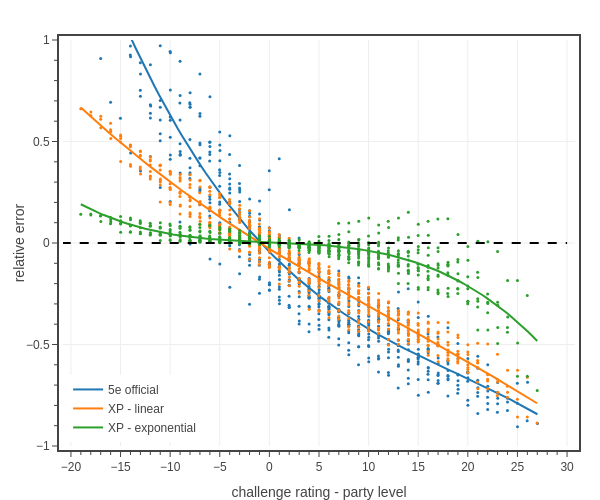

Write notebook code for a chart like this one.
### Code cell
# Fig. ?: plots XP relative error vs level for encounter with a single monster
import pandas as pd

# pc stats
classes = list(PC_CLASSES.keys())
pc_data_file = f'../../_classes/xp-and-player-characters/pc data - Medium 2 short rests.json'
dfP = load_pc_data(pc_data_file, ['class','level','hit points mean','hit points multiplier','damage per round mean','attack bonus','armor class'])
dfP['adj hit points mean'] = dfP['hit points mean']*dfP['hit points multiplier']
dfP = dfP.rename({'adj hit points mean': 'adj HP', 'damage per round mean': 'adj DPR', 'attack bonus': 'adj AB', 'armor class': 'adj AC'}, axis=1)
xp_values = 0.5*np.array(ENCOUNTER_DIFFICULTIES['Daily']['XP'])
dfP['Encounter XP'] = dfP.apply(lambda row: xp_values[row['level']-1], axis=1)
dfP = dfP[dfP['class'].isin(classes)]
dfP = dfP[['level','adj HP','adj DPR','adj AC','adj AB','Encounter XP']].groupby(['level']).mean()

# monster stats
dfM = pd.read_csv('../../assets/data/monsters.csv')
dfM = dfM[dfM['CR'].between(1, 28)]
dfM.sort_values(by='CR', inplace=True)
dfM = dfM[['CR','HP','adj HP','AC','adj AC','adj DPR','adj AB','XP']].groupby(['CR']).mean()

# create figure
fig = go.Figure()

colors = iter(COLORS)

########################################################################################
name = f'5e official'
levels = dfP.index.tolist()
rcrs = np.linspace(-28,28,57)
x_all = []
y_all = []
text = []
for lvl in levels:
    for rcr in rcrs:
        cr = rcr+lvl
        if (cr > 0) and (cr <=28):
            dxp = calc_xp_ratio(dfP, dfM, 4*[lvl], cr)
            ddmg = calc_damage_ratio(dfP, dfM, 4*[lvl], cr)
            accuracy = (dxp - ddmg)/ddmg
            x_all.append(rcr)
            y_all.append(accuracy)
            text.append(
                f'<b>{name}</b><br>'+
                f'accuracy: {accuracy:.2f}<br>'+
                f'CR - level: {rcr:.0f}<br>'+
                f'CR: {cr:.0f}<br>'+
                f'level: {lvl:.0f}')

dfA = pd.DataFrame({'rel CR': tfb.jitter(x_all, 0.01), 'accuracy': y_all, 'text': text})
#dfA = dfA[dfA['accuracy'].gt(0)]
dfA.sort_values(by='rel CR', inplace=True)

smooth_factor = 1.e8
fig = tfb.plot_data_and_spline(fig, 
    x=dfA['rel CR'], 
    y=dfA['accuracy'],
    smooth_factor=smooth_factor, 
    name=name,
    legendgroup=name,
    line=dict(color=next(colors), dash='solid', width=2),
    marker_size=3,
    hovertext=dfA['text'],
    hoverinfo='text',
)

########################################################################################
name = f'XP - linear'
xp_method = 'linear'
dfP['Encounter eXP']  = dfP.apply(lambda row: estats5e.effXP(row['adj HP'], row['adj AC'], row['adj DPR'], row['adj AB'], method=xp_method, ctype='PC'), axis=1)
dfM['eXP']  = dfM.apply(lambda row: estats5e.effXP(row['adj HP'], row['adj AC'], row['adj DPR'], row['adj AB'], method=xp_method, ctype='NPC'), axis=1)

levels = dfP.index.tolist()
rcrs = np.linspace(-28,28,57)
x_all = []
y_all = []
text = []
for lvl in levels:
    for rcr in rcrs:
        cr = rcr+lvl
        if (cr > 0) and (cr <=28):
            dxp = calc_exp_ratio(dfP, dfM, 4*[lvl], cr)
            ddmg = calc_damage_ratio(dfP, dfM, 4*[lvl], cr)
            accuracy = (dxp - ddmg)/ddmg
            x_all.append(rcr)
            y_all.append(accuracy)
            text.append(
                f'<b>{name}</b><br>'+
                f'accuracy: {accuracy:.2f}<br>'+
                f'CR - level: {rcr:.0f}<br>'+
                f'CR: {cr:.0f}<br>'+
                f'level: {lvl:.0f}')

dfA = pd.DataFrame({'rel CR': tfb.jitter(x_all, 0.01), 'accuracy': y_all, 'text': text})
#dfA = dfA[dfA['accuracy'].gt(0)]
dfA.sort_values(by='rel CR', inplace=True)

smooth_factor = 1.e8
fig = tfb.plot_data_and_spline(fig, 
    x=dfA['rel CR'], 
    y=dfA['accuracy'],
    smooth_factor=smooth_factor, 
    name=name,
    legendgroup=name,
    line=dict(color=next(colors), dash='solid', width=2),
    marker_size=3,
    hovertext=dfA['text'],
    hoverinfo='text',
)

########################################################################################
name = f'XP - exponential'
xp_method = 'exp'
dfP['Encounter eXP']  = dfP.apply(lambda row: estats5e.effXP(row['adj HP'], row['adj AC'], row['adj DPR'], row['adj AB'], method=xp_method, ctype='PC'), axis=1)
dfM['eXP']  = dfM.apply(lambda row: estats5e.effXP(row['adj HP'], row['adj AC'], row['adj DPR'], row['adj AB'], method=xp_method, ctype='NPC'), axis=1)

levels = dfP.index.tolist()
rcrs = np.linspace(-28,28,57)
x_all = []
y_all = []
text = []
for lvl in levels:
    for rcr in rcrs:
        cr = rcr+lvl
        if (cr > 0) and (cr <=28):
            dxp = calc_exp_ratio(dfP, dfM, 4*[lvl], cr)
            ddmg = calc_damage_ratio(dfP, dfM, 4*[lvl], cr)
            accuracy = (dxp - ddmg)/ddmg
            x_all.append(rcr)
            y_all.append(accuracy)
            text.append(
                f'<b>{name}</b><br>'+
                f'accuracy: {accuracy:.2f}<br>'+
                f'CR - level: {rcr:.0f}<br>'+
                f'CR: {cr:.0f}<br>'+
                f'level: {lvl:.0f}')

dfA = pd.DataFrame({'rel CR': tfb.jitter(x_all, 0.01), 'accuracy': y_all, 'text': text})
#dfA = dfA[dfA['accuracy'].gt(0)]
dfA.sort_values(by='rel CR', inplace=True)

smooth_factor = 1.e8
fig = tfb.plot_data_and_spline(fig, 
    x=dfA['rel CR'], 
    y=dfA['accuracy'],
    smooth_factor=smooth_factor, 
    name=name,
    legendgroup=name,
    line=dict(color=next(colors), dash='solid', width=2),
    marker_size=3,
    hovertext=dfA['text'],
    hoverinfo='text',
)

fig.add_scatter(
    x=[-30,30], 
    y=[0,0],
    mode='lines',
    showlegend=False,
    line=dict(color='black', dash='dash'),
    hoverinfo='skip',
)

# show figure
fig.update_layout(
    template=tfb.FIG_TEMPLATE,
    margin=dict(l=50, r=25, b=40, t=40, pad=4),
    font=dict(size=12),
    #title_text='2014 DMG (no accuracy scaling)',
    xaxis=dict(
        title_text='challenge rating - party level',
        automargin=True,
        range=[-20.8,30.8],
        tick0=0, dtick=5,
        minor=dict(tick0=0, dtick=1),
    ),
    yaxis=dict(
        title_text='relative error',
        automargin=True,
        range=[-1,1],
        tick0=0, dtick=0.5,
        minor=dict(tick0=0, dtick=0.1),
    ),
    legend=dict(
        yanchor='bottom',  y=0.01,
        xanchor='left', x=0.01,
    ),
    width=600,
    height=500,
)
fig.show(config=tfb.FIG_CONFIG)

# save figures
#if SAVEFIGS:
#    fig.update_layout(autosize=True, width=None, height=None)
#    tfb.save_fig_html(fig, format='large', name=f'./fig-xp-accuracy-vs-relative-cr-large', style='aspect-ratio:600/550', marker_size=3)
#    tfb.save_fig_html(fig, format='small', name=f'./fig-xp-accuracy-vs-relative-cr-small', style='aspect-ratio:600/550', marker_size=3)

### Figure 1 — Plotly figure (JSON) as saved in the notebook; plotly's stock layout.template omitted (floating-point values rounded to 4 significant figures; data arrays with more than 128 entries replaced by an {"elided": "..."} marker saying what was removed)
{"data": [{"hoverinfo": "text", "hovertext": {"elided": "560 str values"}, "legendgroup": "5e official", "line": {"color": "#1f77b4", "dash": "solid", "width": 2}, "marker": {"size": 3}, "mode": "markers", "name": "5e official", "showlegend": false, "type": "scatter", "x": {"elided": "560 float values"}, "y": {"elided": "560 float values"}}, {"hoverinfo": "skip", "hovertext": {"elided": "560 str values"}, "legendgroup": "5e official", "line": {"color": "#1f77b4", "dash": "solid", "width": 2}, "marker": {"size": 3}, "mode": "lines", "name": "5e official", "showlegend": true, "type": "scatter", "x": [-19.0, -18.54, -18.07, -17.61, -17.14, -16.68, -16.21, -15.75, -15.28, -14.82, -14.35, -13.89, -13.42, -12.96, -12.5, -12.03, -11.57, -11.1, -10.64, -10.17, -9.706, -9.241, -8.777, -8.312, -7.847, -7.382, -6.917, -6.453, -5.988, -5.523, -5.058, -4.593, -4.129, -3.664, -3.199, -2.734, -2.269, -1.805, -1.34, -0.8751, -0.4103, 0.05452, 0.5193, 0.9841, 1.449, 1.914, 2.379, 2.843, 3.308, 3.773, 4.238, 4.702, 5.167, 5.632, 6.097, 6.562, 7.026, 7.491, 7.956, 8.421, 8.886, 9.35, 9.815, 10.28, 10.74, 11.21, 11.67, 12.14, 12.6, 13.07, 13.53, 14.0, 14.46, 14.93, 15.39, 15.86, 16.32, 16.79, 17.25, 17.72, 18.18, 18.65, 19.11, 19.58, 20.04, 20.51, 20.97, 21.44, 21.9, 22.36, 22.83, 23.29, 23.76, 24.22, 24.69, 25.15, 25.62, 26.08, 26.55, 27.01], "y": [1.613, 1.552, 1.491, 1.432, 1.374, 1.318, 1.262, 1.208, 1.155, 1.103, 1.053, 1.003, 0.9543, 0.9068, 0.8604, 0.8151, 0.7708, 0.7275, 0.6852, 0.6439, 0.6035, 0.5642, 0.5258, 0.4883, 0.4517, 0.416, 0.3812, 0.3472, 0.3141, 0.2819, 0.2504, 0.2198, 0.1899, 0.1608, 0.1325, 0.1049, 0.07802, 0.05185, 0.02638, 0.001582, -0.02256, -0.04605, -0.06891, -0.09117, -0.1128, -0.1339, -0.1544, -0.1744, -0.1938, -0.2127, -0.2311, -0.249, -0.2664, -0.2834, -0.3, -0.3161, -0.3318, -0.3471, -0.3621, -0.3766, -0.3909, -0.4048, -0.4184, -0.4317, -0.4447, -0.4574, -0.4699, -0.4821, -0.4942, -0.506, -0.5176, -0.5291, -0.5404, -0.5516, -0.5626, -0.5735, -0.5844, -0.5951, -0.6058, -0.6165, -0.6271, -0.6377, -0.6483, -0.6589, -0.6695, -0.6802, -0.691, -0.7018, -0.7127, -0.7238, -0.7349, -0.7462, -0.7577, -0.7693, -0.7811, -0.7932, -0.8054, -0.8179, -0.8306, -0.8436]}, {"hoverinfo": "text", "hovertext": {"elided": "560 str values"}, "legendgroup": "XP - linear", "line": {"color": "#ff7f0e", "dash": "solid", "width": 2}, "marker": {"size": 3}, "mode": "markers", "name": "XP - linear", "showlegend": false, "type": "scatter", "x": {"elided": "560 float values"}, "y": {"elided": "560 float values"}}, {"hoverinfo": "skip", "hovertext": {"elided": "560 str values"}, "legendgroup": "XP - linear", "line": {"color": "#ff7f0e", "dash": "solid", "width": 2}, "marker": {"size": 3}, "mode": "lines", "name": "XP - linear", "showlegend": true, "type": "scatter", "x": [-19.01, -18.55, -18.08, -17.62, -17.15, -16.69, -16.22, -15.76, -15.29, -14.83, -14.36, -13.9, -13.44, -12.97, -12.51, -12.04, -11.58, -11.11, -10.65, -10.18, -9.72, -9.255, -8.79, -8.326, -7.861, -7.397, -6.932, -6.468, -6.003, -5.539, -5.074, -4.61, -4.145, -3.681, -3.216, -2.752, -2.287, -1.823, -1.358, -0.8936, -0.4291, 0.03543, 0.5, 0.9645, 1.429, 1.894, 2.358, 2.823, 3.287, 3.752, 4.216, 4.681, 5.145, 5.61, 6.074, 6.539, 7.003, 7.468, 7.932, 8.397, 8.861, 9.326, 9.79, 10.25, 10.72, 11.18, 11.65, 12.11, 12.58, 13.04, 13.51, 13.97, 14.44, 14.9, 15.36, 15.83, 16.29, 16.76, 17.22, 17.69, 18.15, 18.62, 19.08, 19.55, 20.01, 20.47, 20.94, 21.4, 21.87, 22.33, 22.8, 23.26, 23.73, 24.19, 24.66, 25.12, 25.58, 26.05, 26.51, 26.98], "y": [0.668, 0.647, 0.6263, 0.6058, 0.5856, 0.5656, 0.5458, 0.5262, 0.5069, 0.4877, 0.4688, 0.4501, 0.4317, 0.4134, 0.3953, 0.3774, 0.3597, 0.3422, 0.3249, 0.3078, 0.2909, 0.2741, 0.2575, 0.2411, 0.2248, 0.2087, 0.1928, 0.177, 0.1613, 0.1458, 0.1305, 0.1153, 0.1002, 0.08527, 0.07045, 0.05577, 0.0412, 0.02675, 0.01242, -0.001803, -0.01592, -0.02993, -0.04384, -0.05766, -0.07138, -0.08502, -0.09856, -0.112, -0.1254, -0.1387, -0.152, -0.1652, -0.1783, -0.1913, -0.2043, -0.2173, -0.2302, -0.243, -0.2558, -0.2686, -0.2813, -0.294, -0.3067, -0.3193, -0.332, -0.3446, -0.3572, -0.3698, -0.3824, -0.395, -0.4075, -0.4201, -0.4327, -0.4453, -0.458, -0.4706, -0.4833, -0.496, -0.5087, -0.5215, -0.5343, -0.5471, -0.56, -0.5729, -0.5859, -0.599, -0.6121, -0.6253, -0.6385, -0.6518, -0.6652, -0.6786, -0.6922, -0.7058, -0.7195, -0.7333, -0.7472, -0.7612, -0.7753, -0.7895]}, {"hoverinfo": "text", "hovertext": {"elided": "560 str values"}, "legendgroup": "XP - exponential", "line": {"color": "#2ca02c", "dash": "solid", "width": 2}, "marker": {"size": 3}, "mode": "markers", "name": "XP - exponential", "showlegend": false, "type": "scatter", "x": {"elided": "560 float values"}, "y": {"elided": "560 float values"}}, {"hoverinfo": "skip", "hovertext": {"elided": "560 str values"}, "legendgroup": "XP - exponential", "line": {"color": "#2ca02c", "dash": "solid", "width": 2}, "marker": {"size": 3}, "mode": "lines", "name": "XP - exponential", "showlegend": true, "type": "scatter", "x": [-19.01, -18.54, -18.08, -17.61, -17.15, -16.68, -16.22, -15.75, -15.29, -14.83, -14.36, -13.9, -13.43, -12.97, -12.5, -12.04, -11.57, -11.11, -10.64, -10.18, -9.714, -9.249, -8.785, -8.32, -7.855, -7.391, -6.926, -6.461, -5.997, -5.532, -5.067, -4.603, -4.138, -3.673, -3.209, -2.744, -2.279, -1.815, -1.35, -0.8854, -0.4207, 0.04396, 0.5086, 0.9733, 1.438, 1.903, 2.367, 2.832, 3.297, 3.761, 4.226, 4.691, 5.155, 5.62, 6.085, 6.549, 7.014, 7.479, 7.943, 8.408, 8.873, 9.337, 9.802, 10.27, 10.73, 11.2, 11.66, 12.13, 12.59, 13.05, 13.52, 13.98, 14.45, 14.91, 15.38, 15.84, 16.31, 16.77, 17.24, 17.7, 18.17, 18.63, 19.1, 19.56, 20.02, 20.49, 20.95, 21.42, 21.88, 22.35, 22.81, 23.28, 23.74, 24.21, 24.67, 25.14, 25.6, 26.07, 26.53, 27.0], "y": [0.1909, 0.1792, 0.1681, 0.1574, 0.1473, 0.1376, 0.1285, 0.1198, 0.1115, 0.1036, 0.09624, 0.08923, 0.08262, 0.0764, 0.07054, 0.06503, 0.05987, 0.05504, 0.05053, 0.04631, 0.04239, 0.03874, 0.03536, 0.03222, 0.02932, 0.02665, 0.02418, 0.02191, 0.01982, 0.01791, 0.01615, 0.01453, 0.01305, 0.01168, 0.01042, 0.009247, 0.008152, 0.007121, 0.006142, 0.005201, 0.004284, 0.003378, 0.002471, 0.001549, 0.0005982, -0.0003939, -0.001441, -0.002556, -0.003752, -0.005042, -0.00644, -0.007959, -0.009612, -0.01141, -0.01337, -0.01551, -0.01783, -0.02035, -0.02309, -0.02605, -0.02925, -0.03271, -0.03643, -0.04044, -0.04473, -0.04933, -0.05425, -0.05951, -0.0651, -0.07106, -0.07739, -0.08411, -0.09122, -0.09875, -0.1067, -0.1151, -0.1239, -0.1332, -0.143, -0.1533, -0.1641, -0.1754, -0.1872, -0.1996, -0.2125, -0.226, -0.2401, -0.2548, -0.2701, -0.286, -0.3026, -0.3198, -0.3376, -0.3562, -0.3754, -0.3954, -0.416, -0.4374, -0.4595, -0.4824]}, {"hoverinfo": "skip", "line": {"color": "black", "dash": "dash"}, "mode": "lines", "showlegend": false, "type": "scatter", "x": [-30, 30], "y": [0, 0]}], "layout": {"font": {"size": 12}, "height": 500, "legend": {"x": 0.01, "xanchor": "left", "y": 0.01, "yanchor": "bottom"}, "margin": {"b": 40, "l": 50, "pad": 4, "r": 25, "t": 40}, "width": 600, "xaxis": {"automargin": true, "dtick": 5, "minor": {"dtick": 1, "tick0": 0}, "range": [-20.8, 30.8], "tick0": 0, "title": {"text": "challenge rating - party level"}}, "yaxis": {"automargin": true, "dtick": 0.5, "minor": {"dtick": 0.1, "tick0": 0}, "range": [-1, 1], "tick0": 0, "title": {"text": "relative error"}}}}
